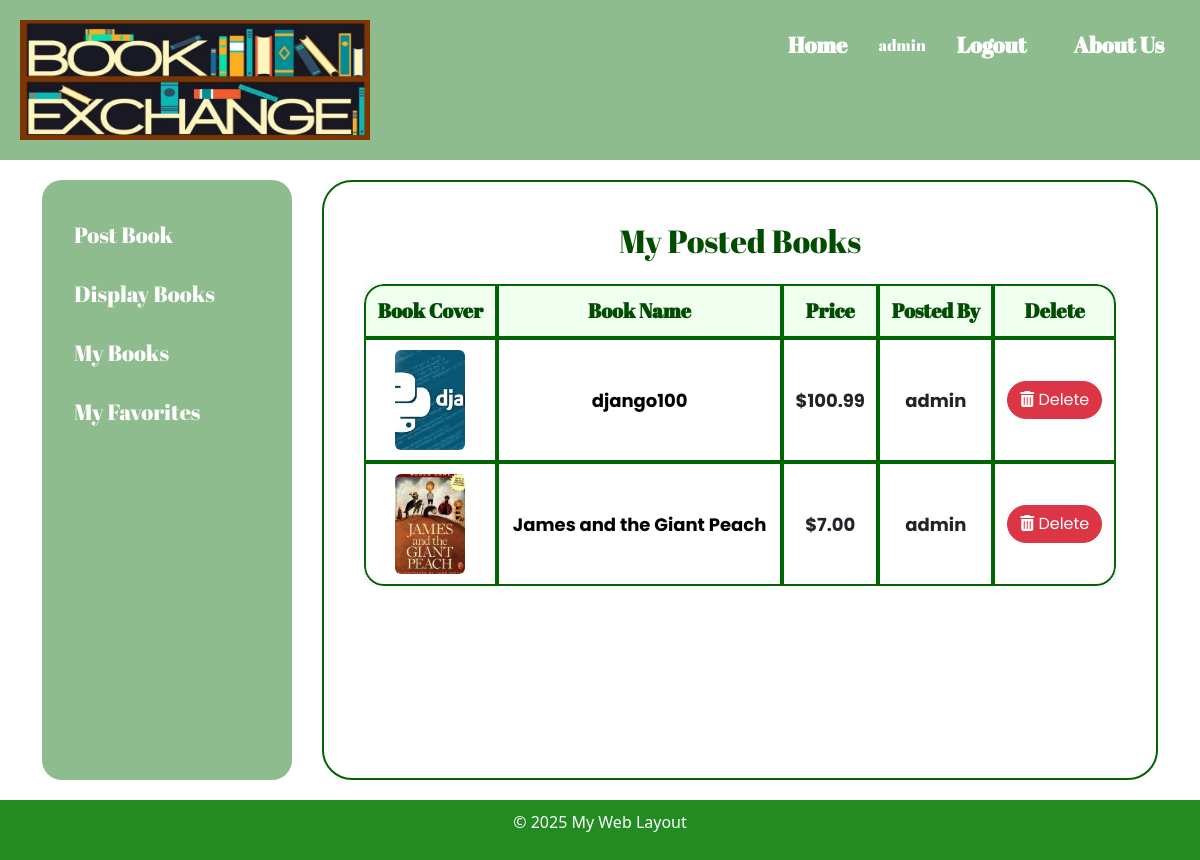
The app's page /mybooks (signed in), older data.
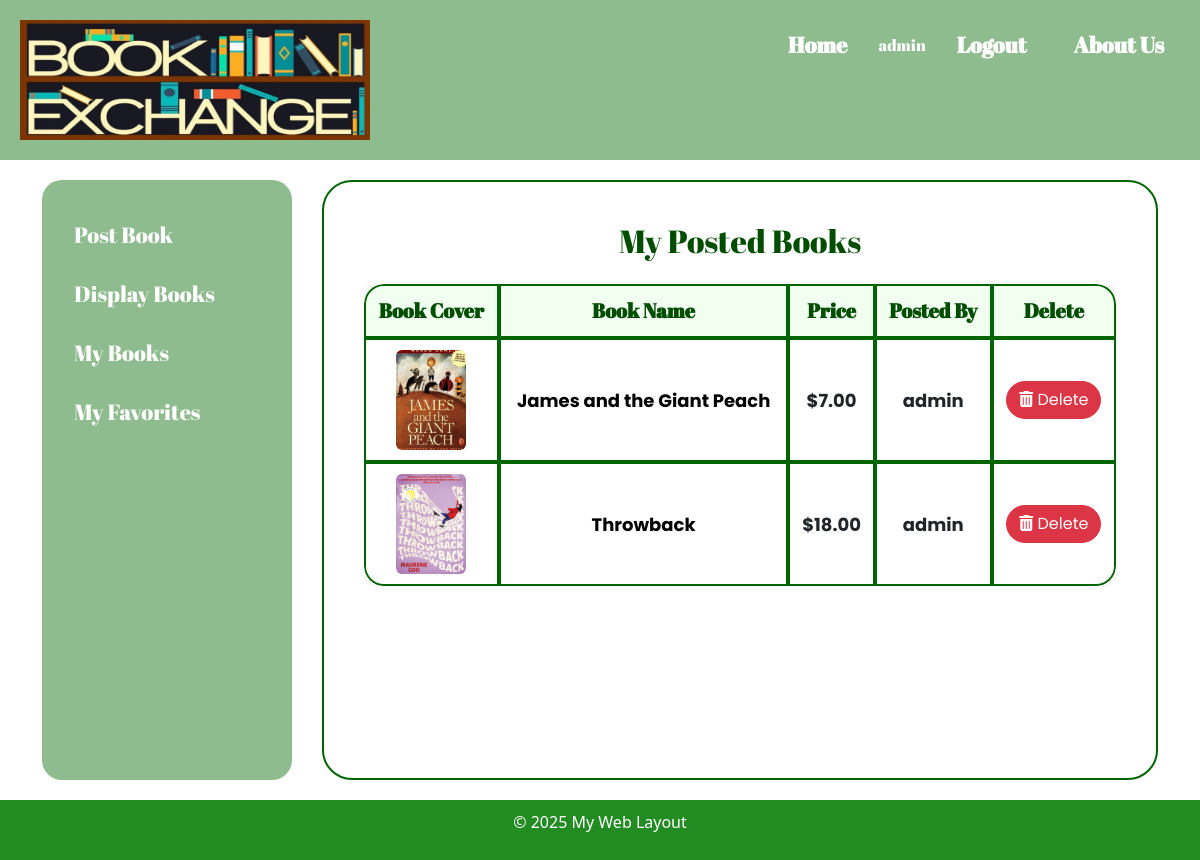
The same page, newer data.
### bookMng/models.py (models this page shows, shortened)
class Book(models.Model):
    name = models.CharField(max_length=200)
    web = models.URLField(max_length=300)
    price = models.DecimalField(decimal_places=2, max_digits=8)
    publishdate = models.DateField(auto_now=True)
    picture = models.FileField(upload_to='bookEx/static/uploads')
    pic_path = models.CharField(max_length=300, editable=False, blank=True)
    username = models.ForeignKey(User, blank=True, null=True, on_delete=models.CASCADE)

### bookMng/views.py (the view)
# urls.py: path('mybooks', views.mybooks, name='mybooks'),
@login_required(login_url='/accounts/login/')
def mybooks(request):
    books = Book.objects.filter(username=request.user)
    for b in books:
        b.pic_path = b.picture.url[14:]
    return render(request,
                  'bookMng/mybooks.html',
                  {
                      'item_list': MainMenu.objects.all(),
                      'books': books
                  })

### bookEx/templates/bookMng/mybooks.html (shortened to what this page needs)
{% extends "base.html" %}
{% load static %}
{% block content %}
    <h2 class="text-center mb-4 ">My Posted Books</h2>
    <div class="table-container" style="overflow-x: auto;">
        <table class="book-table">
            <thead>
                <tr>
                    <th>Book Cover</th>
                    <th>Book Name</th>
                    <th>Price</th>
                    <th>Posted By</th>
                    <th>Delete</th>
                </tr>
            </thead>
            <tbody>
                {% for book in books %}
                    <tr>
                        <td>
                            <img src="{% static book.pic_path %}" alt="{{ book.name }}" width="70" height="100" style="object-fit: cover; border-radius: 6px;">
                        </td>
                        <td>
                            <a href="{% url 'book_detail' book.id %}" style="text-decoration: none; color: #000; font-weight: bold;">
                                {{ book.name }}
                            </a>
                        </td>
                        <td>${{ book.price }}</td>
                        <td>{{ book.username }}</td>
                        <td>
                            <form method="post" action="{% url 'book_delete' book.id %}" onsubmit="return confirm('Are you sure you want to delete this book?');">
                                <button type="submit" class="btn btn-danger">
                                    <i class="fas fa-trash-alt"></i> Delete
                                </button>
                            </form>
                        </td>
                    </tr>
                {% endfor %}
            </tbody>
        </table>
    </div>
{% endblock content %}

Row changes from the older to the newer data that the page shows:
removed Book: shows a picture, name "django100", price "100.99", username "admin"
added Book: shows a picture, name "Throwback", price "18.00", username "admin"
